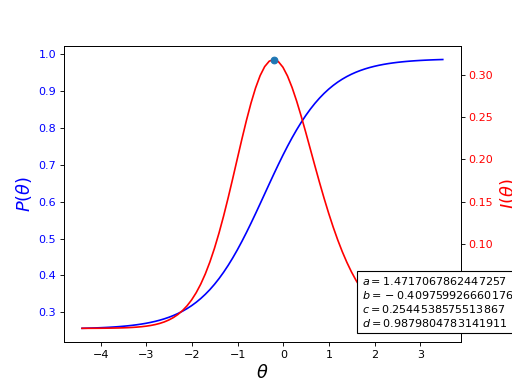

Here is the Python script that generated this plot:
import matplotlib.pyplot as plt

from catsim import ItemBank
from catsim.plot import PlotType, item_curve

item_bank = ItemBank.generate_item_bank(1)
item = item_bank[0]
item_curve(a=item[0], b=item[1], c=item[2], d=item[3], ptype=PlotType.BOTH)
plt.show()
